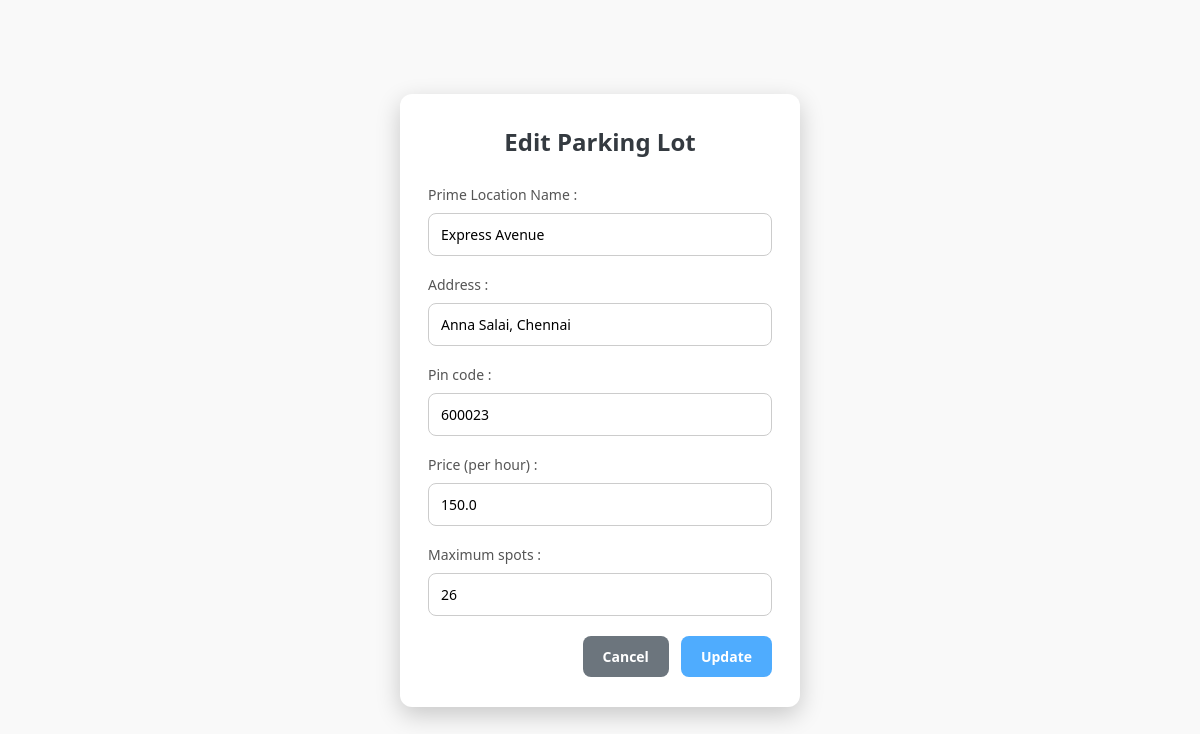
/edit_lot/1, run on an earlier commit of the app's database.
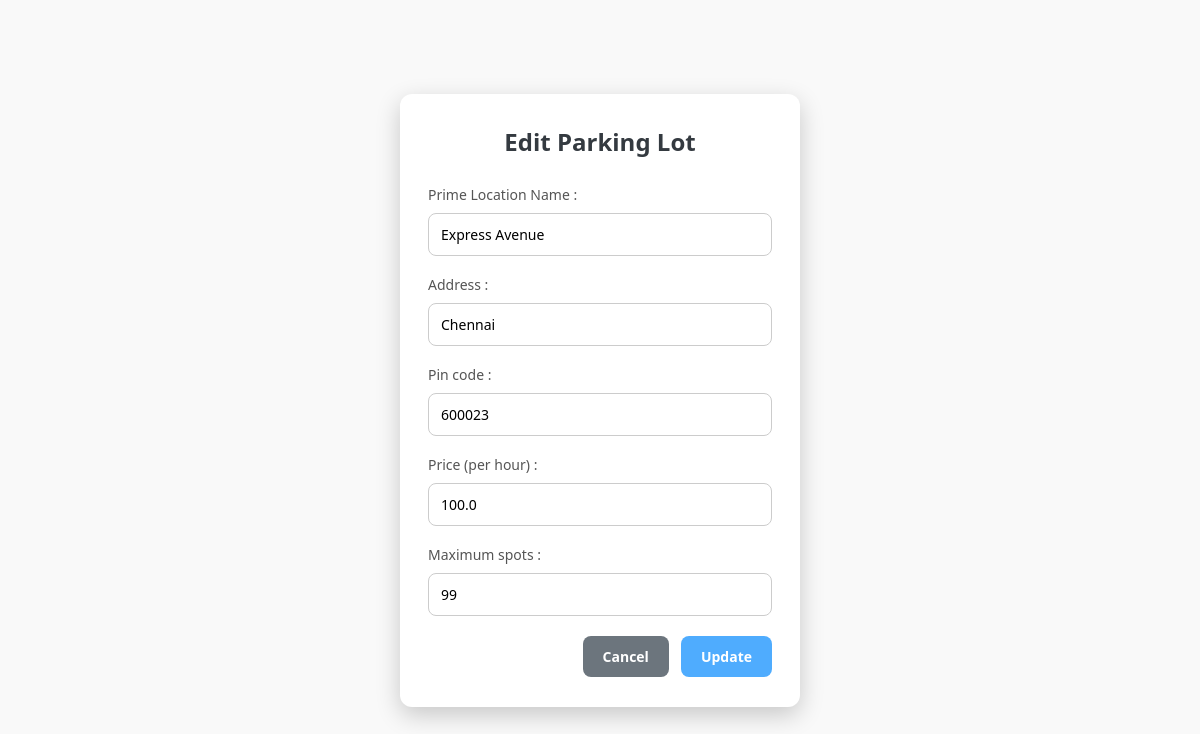
And on a later commit of the database.
### models/models.py (models this page shows)
class ParkingLot(db.Model):
    __tablename__= 'parking_lots'
    id= db.Column(db.Integer, primary_key=True)
    prime_location_name= db.Column(db.String, nullable=False)
    price= db.Column(db.Float, nullable=False)
    address= db.Column(db.String)
    pin_code= db.Column(db.String)
    number_of_spots= db.Column(db.Integer)
    spots= relationship('ParkingSpot', back_populates='lot')

### controllers/admin.py (the view, shortened to what this page needs)
@app.route("/edit_lot/<int:lot_id>", methods=["GET", "POST"])
def edit_lot(lot_id):
    lot = ParkingLot.query.get_or_404(lot_id)
    return render_template("edit_lot.html", lot=lot)

### templates/edit_lot.html (shortened to what this page needs)
<!DOCTYPE html>
<html lang="en">
<head>
  <link rel="stylesheet" href="https://cdn.jsdelivr.net/npm/bootstrap@4.0.0/dist/css/bootstrap.min.css">
  <link rel="stylesheet" href="{{ url_for('static', filename='edit_lot.css') }}">
</head>
<div class="edit-container">
  <div class="edit-header">Edit Parking Lot</div>
  <form method="POST" action="{{ url_for('edit_lot', lot_id=lot.id) }}">
    <div class="form-group">
      <label for="location">Prime Location Name :</label>
      <input type="text" id="location" name="location" value="{{ lot.prime_location_name }}" />
    </div>
    <div class="form-group">
      <label for="address">Address :</label>
      <input type="text" id="address" name="address" value="{{ lot.address }}" />
    </div>
    <div class="form-group">
      <label for="pincode">Pin code :</label>
      <input type="text" id="pincode" name="pincode" value="{{ lot.pin_code }}" />
    </div>
    <div class="form-group">
      <label for="price">Price (per hour) :</label>
      <input type="number" id="price" name="price" value="{{ lot.price }}" />
    </div>
    <div class="form-group">
      <label for="spots">Maximum spots :</label>
      <input type="number" id="spots" name="spots" value="{{ lot.number_of_spots }}" />
    </div>
    <div class="form-buttons">
      <button type="button" onclick="window.location.href='/admin_dashboard'">Cancel</button>
      <button type="submit">Update</button>
    </div>
  </form>
</div>
</body>
</html>

What changed in the data, as far as the page shows it:
changed ParkingLot "Express Avenue": address "Anna Salai, Chennai" → "Chennai"; price "150.0" → "100.0"; spots "26" → "99"
